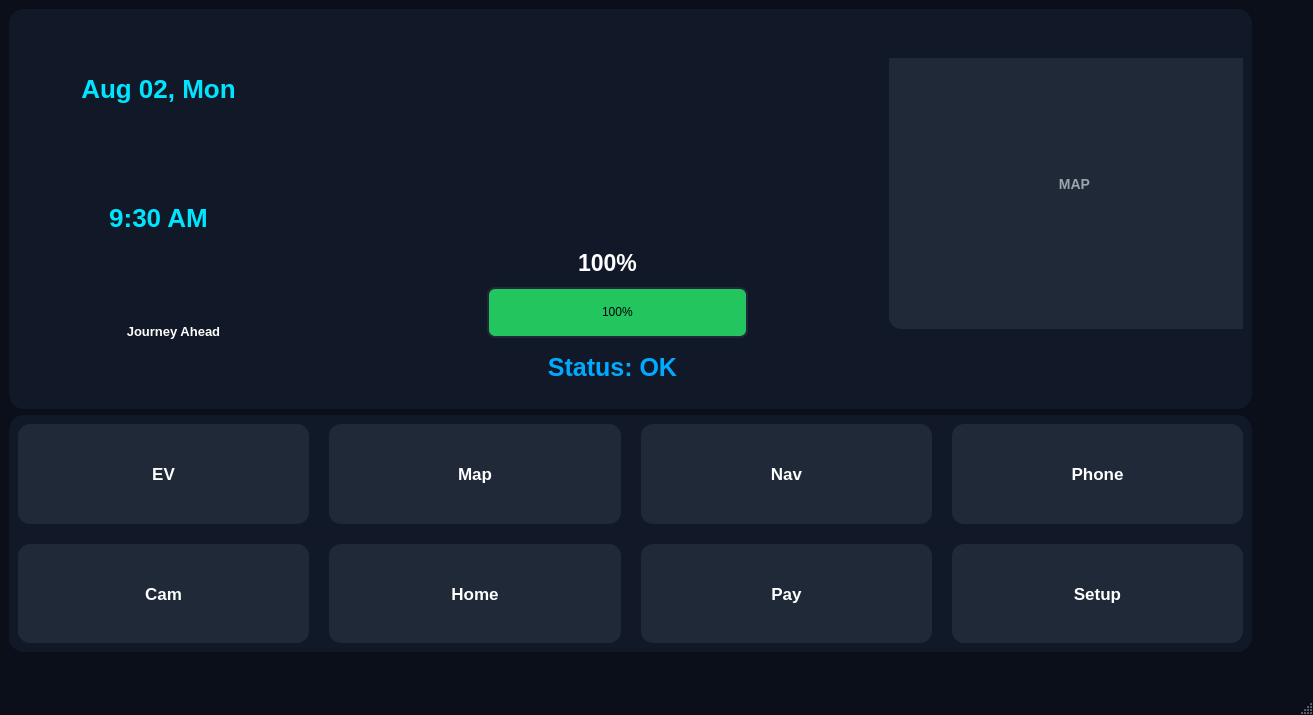
<?xml version="1.0" encoding="UTF-8"?>
<ui version="4.0">
 <class>MainWindow</class>
 <widget class="QMainWindow" name="MainWindow">
  <property name="geometry">
   <rect>
    <x>0</x>
    <y>0</y>
    <width>1313</width>
    <height>715</height>
   </rect>
  </property>
  <property name="font">
   <font>
    <pointsize>8</pointsize>
   </font>
  </property>
  <property name="windowTitle">
   <string>MainWindow</string>
  </property>
  <property name="styleSheet">
   <string notr="true">QMainWindow {
    background-color: #0b0f1a;
    color: white;
}

QFrame#topFrame {
    background-color: #111827;
    border-radius: 15px;
}</string>
  </property>
  <widget class="QWidget" name="centralwidget">
   <property name="maximumSize">
    <size>
     <width>1313</width>
     <height>655</height>
    </size>
   </property>
   <widget class="QStackedWidget" name="stackedWidget">
    <property name="geometry">
     <rect>
      <x>0</x>
      <y>0</y>
      <width>1261</width>
      <height>661</height>
     </rect>
    </property>
    <property name="currentIndex">
     <number>0</number>
    </property>
    <widget class="QWidget" name="page_0">
     <property name="maximumSize">
      <size>
       <width>1261</width>
       <height>16777215</height>
      </size>
     </property>
     <layout class="QVBoxLayout" name="verticalLayout_4">
      <item>
       <widget class="QFrame" name="topFrame">
        <property name="enabled">
         <bool>true</bool>
        </property>
        <property name="sizePolicy">
         <sizepolicy hsizetype="Expanding" vsizetype="Preferred">
          <horstretch>0</horstretch>
          <verstretch>0</verstretch>
         </sizepolicy>
        </property>
        <property name="minimumSize">
         <size>
          <width>0</width>
          <height>400</height>
         </size>
        </property>
        <property name="maximumSize">
         <size>
          <width>16777215</width>
          <height>400</height>
         </size>
        </property>
        <property name="frameShape">
         <enum>QFrame::Shape::StyledPanel</enum>
        </property>
        <property name="frameShadow">
         <enum>QFrame::Shadow::Raised</enum>
        </property>
        <layout class="QHBoxLayout" name="horizontalLayout">
         <item>
          <widget class="QWidget" name="leftPanel" native="true">
           <layout class="QVBoxLayout" name="verticalLayout">
            <property name="spacing">
             <number>10</number>
            </property>
            <property name="leftMargin">
             <number>10</number>
            </property>
            <property name="topMargin">
             <number>10</number>
            </property>
            <property name="rightMargin">
             <number>10</number>
            </property>
            <property name="bottomMargin">
             <number>10</number>
            </property>
            <item>
             <widget class="QWidget" name="widget" native="true">
              <widget class="QLabel" name="labelDate">
               <property name="geometry">
                <rect>
                 <x>30</x>
                 <y>40</y>
                 <width>201</width>
                 <height>41</height>
                </rect>
               </property>
               <property name="font">
                <font>
                 <pointsize>-1</pointsize>
                 <bold>true</bold>
                </font>
               </property>
               <property name="styleSheet">
                <string notr="true">color: #00e5ff;
font-size: 26px;
font-weight: bold;</string>
               </property>
               <property name="text">
                <string>Aug 02, Mon</string>
               </property>
               <property name="alignment">
                <set>Qt::AlignmentFlag::AlignCenter</set>
               </property>
              </widget>
             </widget>
            </item>
            <item>
             <widget class="QWidget" name="widget_2" native="true">
              <property name="enabled">
               <bool>true</bool>
              </property>
              <widget class="QLabel" name="labelTime">
               <property name="geometry">
                <rect>
                 <x>50</x>
                 <y>40</y>
                 <width>161</width>
                 <height>51</height>
                </rect>
               </property>
               <property name="font">
                <font>
                 <pointsize>-1</pointsize>
                 <bold>true</bold>
                </font>
               </property>
               <property name="styleSheet">
                <string notr="true">color: #00e5ff;
font-size: 26px;
font-weight: bold;</string>
               </property>
               <property name="text">
                <string>9:30 AM</string>
               </property>
               <property name="alignment">
                <set>Qt::AlignmentFlag::AlignCenter</set>
               </property>
              </widget>
             </widget>
            </item>
            <item>
             <widget class="QWidget" name="widget_3" native="true">
              <widget class="QLabel" name="labelJourney">
               <property name="geometry">
                <rect>
                 <x>80</x>
                 <y>30</y>
                 <width>131</width>
                 <height>51</height>
                </rect>
               </property>
               <property name="font">
                <font>
                 <pointsize>10</pointsize>
                 <bold>true</bold>
                </font>
               </property>
               <property name="styleSheet">
                <string notr="true">color: #ffffff;</string>
               </property>
               <property name="text">
                <string>Journey Ahead</string>
               </property>
               <property name="alignment">
                <set>Qt::AlignmentFlag::AlignCenter</set>
               </property>
              </widget>
             </widget>
            </item>
           </layout>
          </widget>
         </item>
         <item>
          <widget class="QWidget" name="centerPanel" native="true">
           <property name="minimumSize">
            <size>
             <width>0</width>
             <height>0</height>
            </size>
           </property>
           <layout class="QVBoxLayout" name="verticalLayout_3">
            <item>
             <widget class="QWidget" name="widget_4" native="true">
              <widget class="QWidget" name="widget_6" native="true">
               <property name="geometry">
                <rect>
                 <x>50</x>
                 <y>250</y>
                 <width>271</width>
                 <height>71</height>
                </rect>
               </property>
               <widget class="QProgressBar" name="batteryBar">
                <property name="geometry">
                 <rect>
                  <x>0</x>
                  <y>10</y>
                  <width>261</width>
                  <height>51</height>
                 </rect>
                </property>
                <property name="styleSheet">
                 <string notr="true">QProgressBar {
    border: 2px solid #1f2937;
    border-radius: 8px;
    text-align: center;
    background-color: #111827;
}

QProgressBar::chunk {
    background-color: #22c55e;
    border-radius: 6px;
}</string>
                </property>
                <property name="value">
                 <number>100</number>
                </property>
               </widget>
              </widget>
              <widget class="QWidget" name="widget_8" native="true">
               <property name="geometry">
                <rect>
                 <x>-20</x>
                 <y>0</y>
                 <width>401</width>
                 <height>211</height>
                </rect>
               </property>
               <widget class="QLabel" name="labelCar">
                <property name="geometry">
                 <rect>
                  <x>40</x>
                  <y>10</y>
                  <width>351</width>
                  <height>191</height>
                 </rect>
                </property>
                <property name="text">
                 <string/>
                </property>
                <property name="pixmap">
                 <pixmap>car.png</pixmap>
                </property>
                <property name="alignment">
                 <set>Qt::AlignmentFlag::AlignCenter</set>
                </property>
               </widget>
              </widget>
              <widget class="QLabel" name="labelStatus">
               <property name="geometry">
                <rect>
                 <x>80</x>
                 <y>320</y>
                 <width>191</width>
                 <height>41</height>
                </rect>
               </property>
               <property name="font">
                <font>
                 <pointsize>19</pointsize>
                 <bold>true</bold>
                </font>
               </property>
               <property name="styleSheet">
                <string notr="true">color: #00aaff;</string>
               </property>
               <property name="text">
                <string>Status: OK</string>
               </property>
               <property name="alignment">
                <set>Qt::AlignmentFlag::AlignCenter</set>
               </property>
              </widget>
              <widget class="QLabel" name="labelBattery">
               <property name="geometry">
                <rect>
                 <x>120</x>
                 <y>220</y>
                 <width>101</width>
                 <height>31</height>
                </rect>
               </property>
               <property name="font">
                <font>
                 <pointsize>17</pointsize>
                 <bold>true</bold>
                </font>
               </property>
               <property name="styleSheet">
                <string notr="true">color: #ffffff;</string>
               </property>
               <property name="text">
                <string>100%</string>
               </property>
               <property name="alignment">
                <set>Qt::AlignmentFlag::AlignCenter</set>
               </property>
              </widget>
             </widget>
            </item>
           </layout>
          </widget>
         </item>
         <item>
          <widget class="QWidget" name="rightPanel" native="true">
           <widget class="QWidget" name="widget_7" native="true">
            <property name="geometry">
             <rect>
              <x>40</x>
              <y>40</y>
              <width>381</width>
              <height>291</height>
             </rect>
            </property>
            <widget class="QLabel" name="labelMap">
             <property name="geometry">
              <rect>
               <x>10</x>
               <y>-20</y>
               <width>371</width>
               <height>291</height>
              </rect>
             </property>
             <property name="minimumSize">
              <size>
               <width>371</width>
               <height>0</height>
              </size>
             </property>
             <property name="font">
              <font>
               <pointsize>-1</pointsize>
               <bold>true</bold>
              </font>
             </property>
             <property name="styleSheet">
              <string notr="true">background-color: #1f2937;
border-radius: 12px;
color: #9ca3af;
font-size: 14px;</string>
             </property>
             <property name="text">
              <string>MAP</string>
             </property>
             <property name="alignment">
              <set>Qt::AlignmentFlag::AlignCenter</set>
             </property>
            </widget>
           </widget>
          </widget>
         </item>
        </layout>
       </widget>
      </item>
      <item>
       <widget class="QFrame" name="menuFrame">
        <property name="sizePolicy">
         <sizepolicy hsizetype="Expanding" vsizetype="Expanding">
          <horstretch>0</horstretch>
          <verstretch>0</verstretch>
         </sizepolicy>
        </property>
        <property name="styleSheet">
         <string notr="true">QFrame#menuFrame {
    background-color: #111827;
    border-radius: 15px;
}</string>
        </property>
        <property name="frameShape">
         <enum>QFrame::Shape::StyledPanel</enum>
        </property>
        <property name="frameShadow">
         <enum>QFrame::Shadow::Raised</enum>
        </property>
        <layout class="QGridLayout" name="gridLayout">
         <property name="spacing">
          <number>20</number>
         </property>
         <item row="0" column="2">
          <widget class="QPushButton" name="btnNav">
           <property name="sizePolicy">
            <sizepolicy hsizetype="Preferred" vsizetype="Preferred">
             <horstretch>0</horstretch>
             <verstretch>0</verstretch>
            </sizepolicy>
           </property>
           <property name="minimumSize">
            <size>
             <width>120</width>
             <height>80</height>
            </size>
           </property>
           <property name="font">
            <font>
             <pointsize>13</pointsize>
             <bold>true</bold>
            </font>
           </property>
           <property name="styleSheet">
            <string notr="true">QPushButton {
    background-color: #1f2937;
    border-radius: 12px;
    color: white;
    padding: 10px;
}

QPushButton:hover {
    background-color: #374151;
}</string>
           </property>
           <property name="text">
            <string>Nav</string>
           </property>
          </widget>
         </item>
         <item row="1" column="0">
          <widget class="QPushButton" name="btnCamera">
           <property name="sizePolicy">
            <sizepolicy hsizetype="Preferred" vsizetype="Preferred">
             <horstretch>0</horstretch>
             <verstretch>0</verstretch>
            </sizepolicy>
           </property>
           <property name="minimumSize">
            <size>
             <width>120</width>
             <height>80</height>
            </size>
           </property>
           <property name="font">
            <font>
             <pointsize>13</pointsize>
             <bold>true</bold>
            </font>
           </property>
           <property name="styleSheet">
            <string notr="true">QPushButton {
    background-color: #1f2937;
    border-radius: 12px;
    color: white;
    padding: 10px;
}

QPushButton:hover {
    background-color: #374151;
}</string>
           </property>
           <property name="text">
            <string>Cam</string>
           </property>
          </widget>
         </item>
         <item row="0" column="1">
          <widget class="QPushButton" name="btnMap">
           <property name="sizePolicy">
            <sizepolicy hsizetype="Preferred" vsizetype="Preferred">
             <horstretch>0</horstretch>
             <verstretch>0</verstretch>
            </sizepolicy>
           </property>
           <property name="minimumSize">
            <size>
             <width>120</width>
             <height>80</height>
            </size>
           </property>
           <property name="font">
            <font>
             <pointsize>13</pointsize>
             <bold>true</bold>
            </font>
           </property>
           <property name="styleSheet">
            <string notr="true">QPushButton {
    background-color: #1f2937;
    border-radius: 12px;
    color: white;
    padding: 10px;
}

QPushButton:hover {
    background-color: #374151;
}</string>
           </property>
           <property name="text">
            <string>Map</string>
           </property>
          </widget>
         </item>
         <item row="0" column="0">
          <widget class="QPushButton" name="btnEV">
           <property name="sizePolicy">
            <sizepolicy hsizetype="Preferred" vsizetype="Preferred">
             <horstretch>0</horstretch>
             <verstretch>0</verstretch>
            </sizepolicy>
           </property>
           <property name="minimumSize">
            <size>
             <width>120</width>
             <height>80</height>
            </size>
           </property>
           <property name="font">
            <font>
             <pointsize>13</pointsize>
             <bold>true</bold>
            </font>
           </property>
           <property name="styleSheet">
            <string notr="true">QPushButton {
    background-color: #1f2937;
    border-radius: 12px;
    color: white;
    padding: 10px;
}

QPushButton:hover {
    background-color: #374151;
}</string>
           </property>
           <property name="text">
            <string>EV</string>
           </property>
          </widget>
         </item>
         <item row="1" column="1">
          <widget class="QPushButton" name="btnHome">
           <property name="sizePolicy">
            <sizepolicy hsizetype="Preferred" vsizetype="Preferred">
             <horstretch>0</horstretch>
             <verstretch>0</verstretch>
            </sizepolicy>
           </property>
           <property name="minimumSize">
            <size>
             <width>120</width>
             <height>80</height>
            </size>
           </property>
           <property name="font">
            <font>
             <pointsize>13</pointsize>
             <bold>true</bold>
            </font>
           </property>
           <property name="styleSheet">
            <string notr="true">QPushButton {
    background-color: #1f2937;
    border-radius: 12px;
    color: white;
    padding: 10px;
}

QPushButton:hover {
    background-color: #374151;
}</string>
           </property>
           <property name="text">
            <string>Home</string>
           </property>
          </widget>
         </item>
         <item row="1" column="3">
          <widget class="QPushButton" name="pushButton_8">
           <property name="sizePolicy">
            <sizepolicy hsizetype="Preferred" vsizetype="Preferred">
             <horstretch>0</horstretch>
             <verstretch>0</verstretch>
            </sizepolicy>
           </property>
           <property name="minimumSize">
            <size>
             <width>120</width>
             <height>80</height>
            </size>
           </property>
           <property name="font">
            <font>
             <pointsize>13</pointsize>
             <bold>true</bold>
            </font>
           </property>
           <property name="styleSheet">
            <string notr="true">QPushButton {
    background-color: #1f2937;
    border-radius: 12px;
    color: white;
    padding: 10px;
}

QPushButton:hover {
    background-color: #374151;
}</string>
           </property>
           <property name="text">
            <string>Setup</string>
           </property>
          </widget>
         </item>
         <item row="1" column="2">
          <widget class="QPushButton" name="btnPay">
           <property name="sizePolicy">
            <sizepolicy hsizetype="Preferred" vsizetype="Preferred">
             <horstretch>0</horstretch>
             <verstretch>0</verstretch>
            </sizepolicy>
           </property>
           <property name="minimumSize">
            <size>
             <width>120</width>
             <height>80</height>
            </size>
           </property>
           <property name="font">
            <font>
             <pointsize>13</pointsize>
             <bold>true</bold>
            </font>
           </property>
           <property name="styleSheet">
            <string notr="true">QPushButton {
    background-color: #1f2937;
    border-radius: 12px;
    color: white;
    padding: 10px;
}

QPushButton:hover {
    background-color: #374151;
}</string>
           </property>
           <property name="text">
            <string>Pay</string>
           </property>
          </widget>
         </item>
         <item row="0" column="3">
          <widget class="QPushButton" name="btnPhone">
           <property name="sizePolicy">
            <sizepolicy hsizetype="Preferred" vsizetype="Preferred">
             <horstretch>0</horstretch>
             <verstretch>0</verstretch>
            </sizepolicy>
           </property>
           <property name="minimumSize">
            <size>
             <width>120</width>
             <height>80</height>
            </size>
           </property>
           <property name="font">
            <font>
             <pointsize>13</pointsize>
             <bold>true</bold>
            </font>
           </property>
           <property name="styleSheet">
            <string notr="true">QPushButton {
    background-color: #1f2937;
    border-radius: 12px;
    color: white;
    padding: 10px;
}

QPushButton:hover {
    background-color: #374151;
}</string>
           </property>
           <property name="text">
            <string>Phone</string>
           </property>
          </widget>
         </item>
        </layout>
       </widget>
      </item>
     </layout>
    </widget>
    <widget class="QWidget" name="page_1">
     <widget class="QLabel" name="label">
      <property name="geometry">
       <rect>
        <x>510</x>
        <y>50</y>
        <width>197</width>
        <height>40</height>
       </rect>
      </property>
      <property name="font">
       <font>
        <pointsize>18</pointsize>
        <bold>true</bold>
       </font>
      </property>
      <property name="styleSheet">
       <string notr="true">color: #ffffff;</string>
      </property>
      <property name="text">
       <string>EV Dashboard</string>
      </property>
      <property name="alignment">
       <set>Qt::AlignmentFlag::AlignCenter</set>
      </property>
     </widget>
     <widget class="QPushButton" name="btnBack">
      <property name="geometry">
       <rect>
        <x>1080</x>
        <y>40</y>
        <width>131</width>
        <height>71</height>
       </rect>
      </property>
      <property name="font">
       <font>
        <pointsize>15</pointsize>
        <bold>true</bold>
       </font>
      </property>
      <property name="text">
       <string>Back</string>
      </property>
     </widget>
    </widget>
   </widget>
  </widget>
  <widget class="QMenuBar" name="menubar">
   <property name="geometry">
    <rect>
     <x>0</x>
     <y>0</y>
     <width>1313</width>
     <height>26</height>
    </rect>
   </property>
  </widget>
  <widget class="QStatusBar" name="statusbar"/>
 </widget>
 <resources/>
 <connections/>
</ui>
